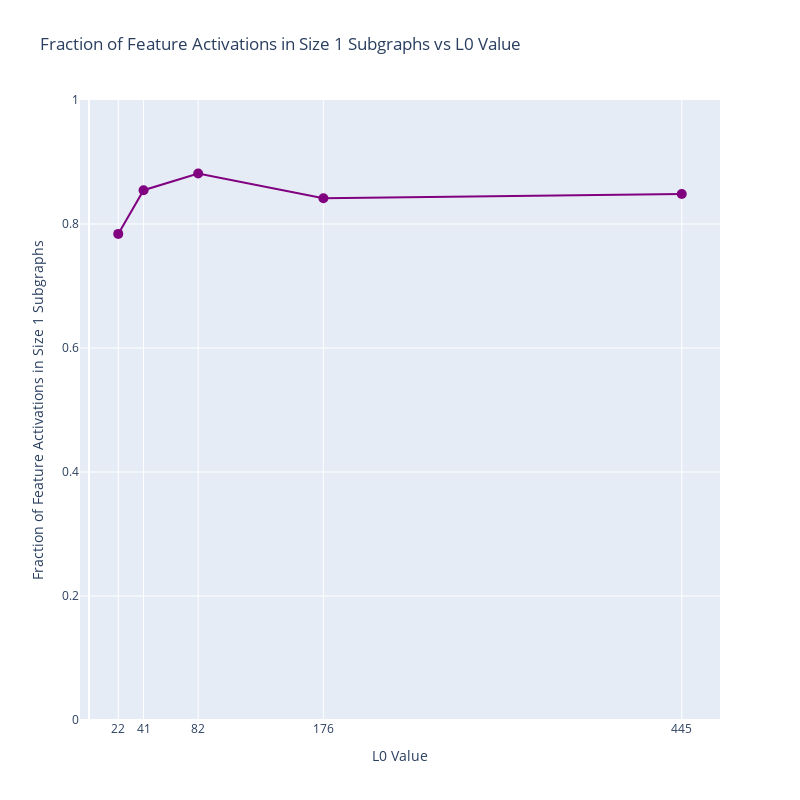

The notebook cell saved with this chart:
### Code cell
# Calculate the total number of feature activations in graphs of size 1 for each width
total_activations_size_1 = (
    node_info_df[node_info_df["subgraph_size"] == 1]
    .groupby("l0_value")["activity_threshold"]
    .count()
    .reset_index(name="total_activations_size_1")
)

# Calculate the total number of feature activations for each width
total_activations = (
    node_info_df.groupby("l0_value")["activity_threshold"]
    .count()
    .reset_index(name="total_activations")
)

# Merge the two dataframes
activations_df = pd.merge(total_activations_size_1, total_activations, on="l0_value")

# Calculate the fraction of activations in graphs of size 1
activations_df["fraction_activations_size_1"] = (
    activations_df["total_activations_size_1"] / activations_df["total_activations"]
)

# Create a new figure for the fraction of activations in size 1 subgraphs
fig_activations = go.Figure()

fig_activations.add_trace(
    go.Scatter(
        x=activations_df["l0_value"],
        y=activations_df["fraction_activations_size_1"],
        mode="markers+lines",
        name="Fraction of activations in size 1 subgraphs",
        marker=dict(size=10, color="purple"),
        line=dict(color="purple"),
    )
)

fig_activations.update_layout(
    title="Fraction of Feature Activations in Size 1 Subgraphs vs L0 Value",
    xaxis_title="L0 Value",
    yaxis_title="Fraction of Feature Activations in Size 1 Subgraphs",
    height=800,
    width=800,
    yaxis=dict(range=[0, 1]),  # Set y-axis range from 0 to 1
    legend=dict(yanchor="top", y=0.99, xanchor="right", x=0.99),
)

# Adjust x-axis to show all L0 values
fig_activations.update_xaxes(tickmode="array", tickvals=activations_df["l0_value"])

# Save the plot as HTML and PNG
fig_activations.write_html(
    pj(output_dir, "fraction_activations_size_1_subgraphs_vs_l0_value.html")
)
fig_activations.write_image(
    pj(output_dir, "fraction_activations_size_1_subgraphs_vs_l0_value.png"), scale=4.0
)

# Display the plot
fig_activations.show()

### Figure 1 — Plotly figure (JSON) as saved in the notebook; plotly's stock layout.template omitted (floating-point values rounded to 4 significant figures)
{"data": [{"line": {"color": "purple"}, "marker": {"color": "purple", "size": 10}, "mode": "markers+lines", "name": "Fraction of activations in size 1 subgraphs", "type": "scatter", "x": [22, 41, 82, 176, 445], "y": [0.7841, 0.8545, 0.8815, 0.8416, 0.8483]}], "layout": {"height": 800, "legend": {"x": 0.99, "xanchor": "right", "y": 0.99, "yanchor": "top"}, "title": {"text": "Fraction of Feature Activations in Size 1 Subgraphs vs L0 Value"}, "width": 800, "xaxis": {"tickmode": "array", "tickvals": [22, 41, 82, 176, 445], "title": {"text": "L0 Value"}}, "yaxis": {"range": [0, 1], "title": {"text": "Fraction of Feature Activations in Size 1 Subgraphs"}}}}
